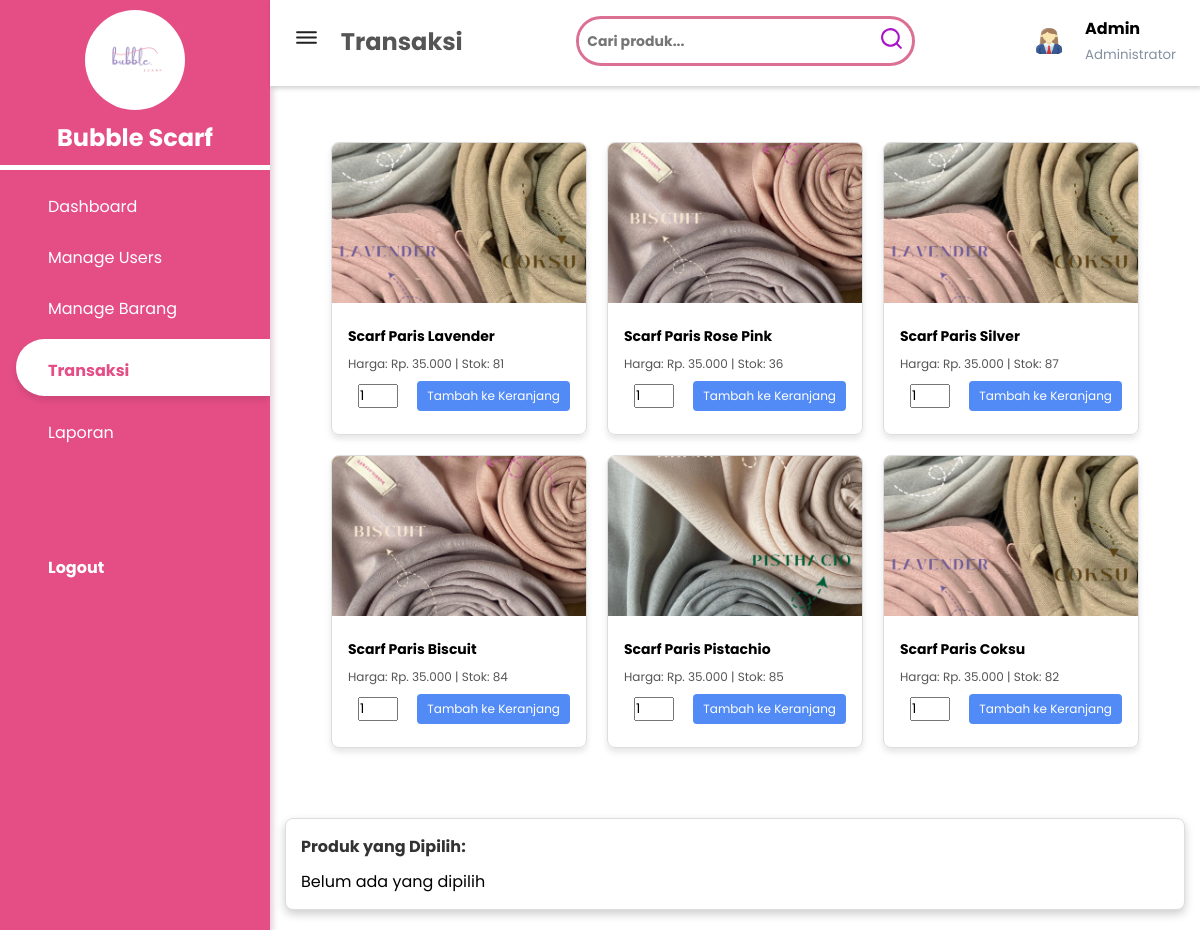
The page /cart.php (signed in) on the database as committed earlier.
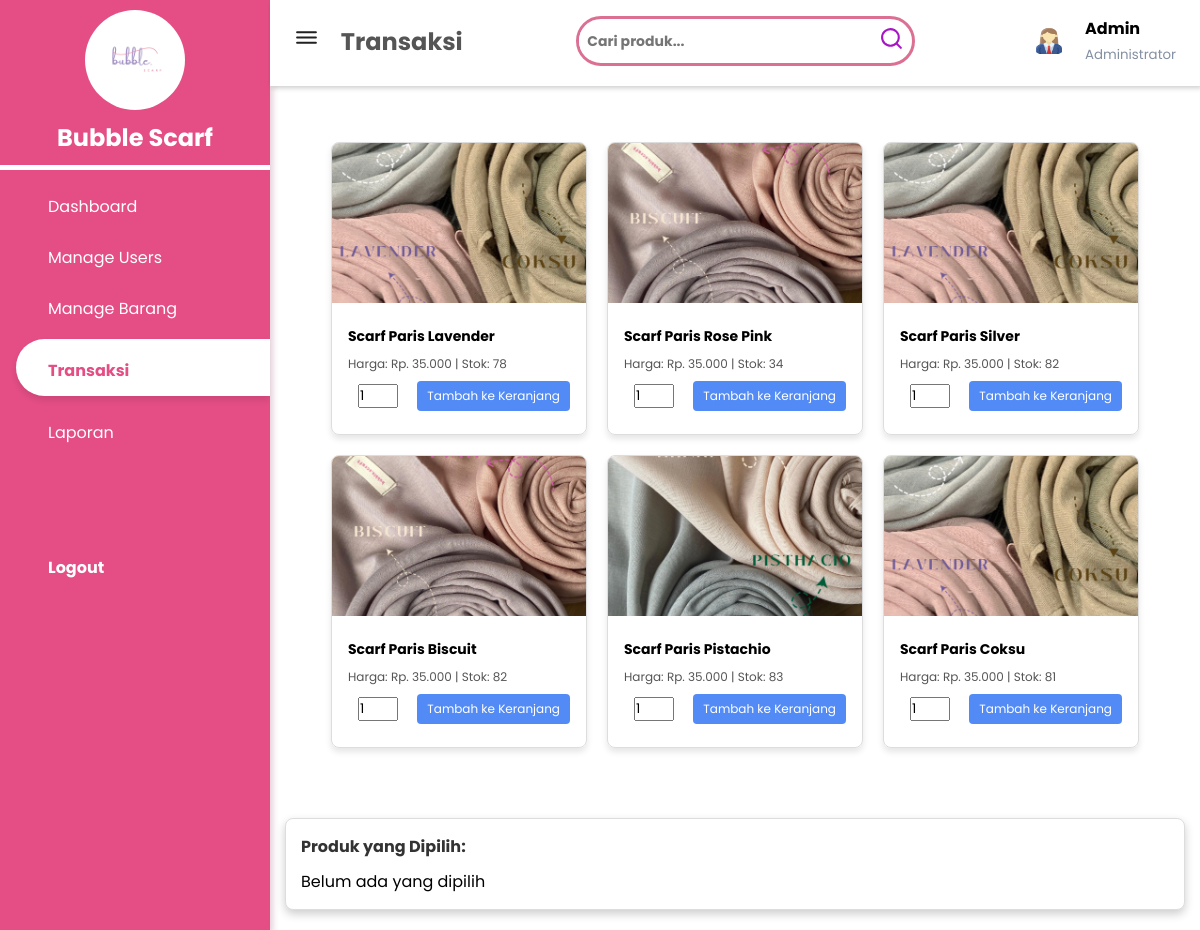
The same page on the database as committed later.
### tables this page shows
CREATE TABLE `user` (
  `Id_user` int(11) NOT NULL,
  `Id_role` int(11) NOT NULL,
  `username` varchar(255) NOT NULL,
  `password` varchar(255) NOT NULL,
  `TTL` date NOT NULL,
  `jenis_kelamin` enum('Perempuan','Laki-laki','','') NOT NULL,
  `alamat` text NOT NULL,
  `no_tlp` varchar(13) NOT NULL,
  `foto` varchar(255) NOT NULL
);

CREATE TABLE `produk` (
  `Id_produk` int(11) NOT NULL,
  `nama_produk` varchar(255) NOT NULL,
  `harga` decimal(10,2) NOT NULL,
  `stok` int(11) NOT NULL,
  `foto_produk` varchar(255) NOT NULL
);

### cart.php (the view, shortened to what this page needs)
<?php
include 'sidebar.php';
$username = $_SESSION['username'];
$role = $_SESSION['role'];
$searchKeyword = $_GET['search'] ?? '';
?>
<!DOCTYPE html>
<html lang="en">
<head>
    <link rel="stylesheet" href="https://maxst.icons8.com/vue-static/landings/line-awesome/line-awesome/1.3.0/css/line.css">
    <link rel="stylesheet" href="https://unicons.iconscout.com/release/v4.0.8/css/line.css">
    <link rel="stylesheet" href="cart.css">
</head>
<body>
<header>
        <h2>
            <label id="menu-toggle">
                 <span class="bars"> <img src="asset/bars.svg" width="25px" height="25px"> </span>
            </label>
                 Transaksi
        </h2>
    <form method="GET" action="cart.php" class="search-wrapper">
        <input type="text" name="search" placeholder="Cari produk..." value="<?php echo htmlspecialchars($searchKeyword); ?>" class="search-input">
        <button type="submit" class="search-btn"><i class="uil.search"></i> <img src="asset/search.svg" width="25px" height="25px"  margin-right: 20px;></button>
    </form>
    <?php
    $queryUser = "SELECT foto FROM user WHERE username = '$username'";
    $resultUser = mysqli_query($conn, $queryUser);
    $userData = mysqli_fetch_assoc($resultUser);
    $fotoUser = !empty($userData['foto']) ? 'uploads/users/' . $userData['foto'] : 'img/default.jpg';
    ?>
    <div class="user-wrapper">
        <img src="<?php echo htmlspecialchars($fotoUser); ?>" width="40px" height="30px" alt="User">
        <div>
            <h4><?php echo htmlspecialchars($username); ?></h4>
            <small><?php echo htmlspecialchars($role); ?></small>
        </div>
    </div>
</header>
<?php
$query = "SELECT Id_produk, nama_produk, harga, stok, foto_produk FROM produk";
$result = mysqli_query($conn, $query);
?>
<div class="main-content">
    <main>
        <div class="card-container">
            <?php if (mysqli_num_rows($result) > 0): ?>
                <?php while ($product = mysqli_fetch_assoc($result)): ?>
                    <div class="card" data-id="<?php echo $product['Id_produk']; ?>" data-name="<?php echo $product['nama_produk']; ?>" data-price="<?php echo $product['harga']; ?>" data-stock="<?php echo $product['stok']; ?>">
                        <img src="uploads/produks/<?php echo $product['foto_produk']; ?>" class="card-img-top" alt="<?php echo $product['nama_produk']; ?>">
                        <div class="card-body">
                            <h5 class="card-title"><?php echo $product['nama_produk']; ?></h5>
                            <p class="card-text">Harga: Rp. <?php echo number_format($product['harga'], 0, ',', '.'); ?> | Stok: <?php echo $product['stok']; ?></p>
                            <input type="number" id="quantity-<?php echo $product['Id_produk']; ?>" min="1" value="1" style="width: 40px; margin-bottom: 10px; margin-left: 10px;">
                            <button class="btn-primary" onclick="addToCart(<?php echo $product['Id_produk']; ?>)">Tambah ke Keranjang</button>
                        </div>
                    </div>
                <?php endwhile; ?>
            <?php else: ?>
                <p style="text-align: center; font-weight: bold; margin-top: 20px;">Produk tidak ditemukan.</p>
            <?php endif; ?>
        </div>
        <div class="floating-cart">
            <h4>Produk yang Dipilih:</h4>
            <div id="cart-items" class="selected-products">
                <span id="no-selection-text">Belum ada yang dipilih</span>
            </div>
        </div>
    </main>
</div>
</body>
</html>

### sidebar.php (shortened to what this page needs)
<?php
$role = isset($_SESSION['role']) ? $_SESSION['role'] : null;
?>
<!DOCTYPE html>
<html lang="en">
<head>
    <link rel="stylesheet" href="https://maxst.icons8.com/vue-static/landings/line-awesome/line-awesome/1.3.0/css/line-awesome.min.css">
    <link rel="stylesheet" href="style.css">
</head>
<body>
<?php
$current_page = basename($_SERVER['PHP_SELF']);
?>
<div class="sidebar" id="sidebar">
    <div class="sidebar-brand">
        <img class="img-logo" src="img/logo.JPG" alt="Logo">
        <h2><span></span> <?= htmlspecialchars("Bubble Scarf") ?></h2>
    </div>
    <div class="sidebar-menu">
        <ul>
            <li>
                <a href="dashboard.php" class="<?= ($current_page == 'dashboard.php') ? 'active' : '' ?>">
                    <span class="las la-igloo"> </span>
                    <span>Dashboard</span>
                </a>
            </li>
            <?php if ($role === 'Administrator'): ?>
                <li>
                    <a href="master_user.php" class="<?= ($current_page == 'master_user.php') ? 'active' : '' ?>">
                        <span class="las la-users"> </span>
                        <span>Manage Users</span>
                    </a>
                </li>
            <?php endif; ?>
            <li>
                <a href="master_barang.php" class="<?= ($current_page == 'master_barang.php') ? 'active' : '' ?>">
                    <span class="las la-shopping-bag"></span>
                    <span>Manage Barang</span>
                </a>
            </li>
            <li>
                <a href="cart.php" class="<?= ($current_page == 'cart.php') ? 'active' : '' ?>">
                    <span class="las la-receipt"></span>
                    <span>Transaksi</span>
                </a>
            </li>
            <li>
                <a href="laporan.php" class="<?= ($current_page == 'laporan.php') ? 'active' : '' ?>">
                    <span class="las la-clipboard-list"></span>
                    <span>Laporan</span>
                </a>
            </li>
            <li class="logout" style="margin-top: 100px; font-weight: bold;">
                <a href="logout.php" class="<?= ($current_page == 'logout.php') ? 'active' : '' ?>">
                    <span class="las la-sign-out-alt"></span>
                    <span>Logout</span>
                </a>
            </li>
        </ul>
    </div>
</div>
</body>
</html>

### style.css (style rules this page uses)
:root { --main-color: #e44e85; --color-dark: #1D2231; --text-grey: #8390A2; }
* { padding: 0; margin: 0; box-sizing: border-box; list-style-type: none; text-decoration: none; font-family: 'Poppins', sans-serif; }
.sidebar { width: 270px; position: fixed; left: 0; top: 0; height: 100%; background: var(--main-color); z-index: 100; box-shadow: 3px 3px 6px rgba(114, 22, 76, 0.2); transition: width 0.3s ease; overflow: hidden; }
.sidebar-brand { height: 170px; padding: 1rem; color: #fff; border-bottom: 5px solid #fff; display: flex; justify-content: center; align-items: center; flex-direction: column; text-align: center; transition: all 0.3s ease; }
.sidebar-brand img { width: 100px; height: 100px; border-radius: 50%; margin-bottom: 10px; transition: width 0.3s ease, height 0.3s ease; }
.sidebar-brand h2 { font-size: 1.5rem; margin: 0; transition: opacity 0.3s ease; }
.sidebar-menu { margin-top: 1rem; }
.sidebar-menu li { width: 100%; margin-bottom: 1rem; font-size: 1rem; padding-left: 1rem; }
.sidebar-menu a { padding-left: 1rem; display: block; color: #fff; font-size: 1rem; white-space: nowrap; overflow: hidden; text-overflow: ellipsis; }
.sidebar-menu a.active { background: #ffffff; padding-top: 0.7rem; padding-bottom: 0.7rem; color: var(--main-color); font-weight: bold; border-radius: 30px 0px 0px 30px; box-shadow: 0px 4px 6px rgba(0, 0, 0, 0.1); transition: all 0.3s ease; }
.sidebar-menu a span:first-child { font-size: 1.5rem; padding-right: 1rem; }
.main-content { margin-left: 270px; transition: margin-left 0.3s ease; }
header { background: #fff; display: flex; justify-content: space-between; align-items: center; padding: 1rem 1.5rem; box-shadow: 2px 2px 5px rgba(0,0,0,0.2); position: fixed; left: 270px; width: calc(100% - 270px); top: 0; z-index: 100; transition: left 0.3s ease, width 0.3s ease; }
header h2 { color: #555; }
header label span { font-size: 1.7rem; padding-right: 1rem; cursor: pointer; }
.search-wrapper { border: 3px solid palevioletred; border-radius: 30px; height: 50px; display: flex; align-items: center; overflow: hidden; }
.search-input { border: none; padding: 8px 8px; width: 100%; font-size: 14px; outline: none; color: rgb(160, 92, 223); font-weight: bold; }
.search-btn { background: none; border: none; cursor: pointer; padding: 8px; }
.user-wrapper { display: flex; align-items: center; }
.user-wrapper img { border-radius: 50%; margin-right: 1rem; }
.user-wrapper small { display: inline-block; color: var(--text-grey); margin-top: -3px; }
main { margin-top: 70px; padding: 2rem 1.5rem; background: #fff; min-height: calc(100vh - 90px); }

### cart.css (style rules this page uses)
body { font-family: Arial, sans-serif; margin: 0; padding: 0; min-height: 100vh; background-color: #fff; padding-bottom: 150px; }
.card-container { display: flex; flex-wrap: wrap; gap: 20px; justify-content: center; margin-top: 40px; }
.card { width: 16rem; border: 1px solid #ddd; border-radius: 8px; box-shadow: 0 4px 6px rgba(0, 0, 0, 0.1); overflow: hidden; transition: transform 0.3s ease; }
.card-img-top { width: 100%; height: 160px; object-fit: cover; }
.card-body { padding: 16px; }
.card-title { font-size: 14px; font-weight: bold; }
.card-text { font-size: 12px; color: #555; margin: 8px 0; }
.btn-primary { display: inline-block; background-color: rgb(82, 139, 245); color: white; padding: 6px 10px; margin-left: 15px; text-decoration: none; border: none; border-radius: 4px; transition: background-color 0.3s; font-size: 12px; cursor: pointer; }
header { padding-bottom: 20px; margin-bottom: 40px; }
.floating-cart { position: fixed; bottom: 20px; left: 50%; transform: translateX(-35%); width: 90%; max-width: 900px; background-color: #fff; box-shadow: 0 4px 10px rgba(0, 0, 0, 0.2); border-radius: 8px; padding: 15px; z-index: 1000; border: 1px solid #ddd; }
.floating-cart h4 { margin: 0 0 10px 0; font-size: 16px; font-weight: bold; color: #333; }
.selected-products { display: flex; gap: 10px; flex-wrap: wrap; margin-top: 10px; }

Rows that differ between the two databases and show on the page:
changed produk "Scarf Paris Lavender": stok "81" → "78"
changed produk "Scarf Paris Rose Pink": stok "36" → "34"
changed produk "Scarf Paris Silver": stok "87" → "82"
changed produk "Scarf Paris Biscuit": stok "84" → "82"
changed produk "Scarf Paris Pistachio": stok "85" → "83"
changed produk "Scarf Paris Coksu": stok "82" → "81"
